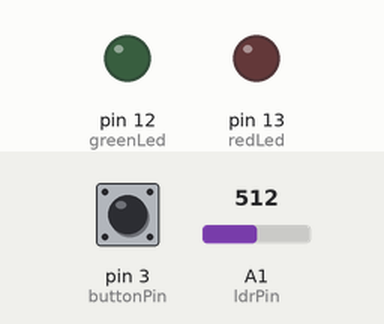
Recording of a sketch running on a simulated Arduino Uno, built with avr-gcc and run on an emulated ATmega328P. On the bench: output pins drawn as LEDs (lit = HIGH). The inputs (shaded band) are chosen by the test bench; at power-on: pin 3 (buttonPin) HIGH, A1 (ldrPin) = 512. What the sketch prints to the serial monitor is not drawn.

Above: at 1.2 s.
1.3 s: pin 3 (buttonPin) pulled LOW for 0.15 s
At 2.4 s:
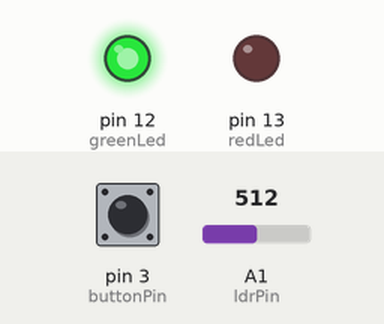
2.9 s: pin 3 (buttonPin) pulled LOW for 1 s
At 3.5 s:
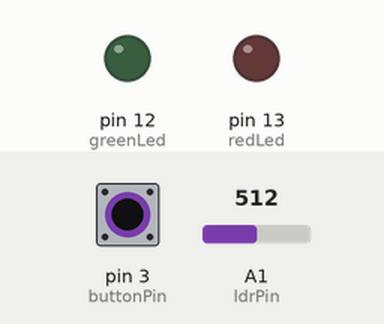
5.4 s: pin 3 (buttonPin) pulled LOW for 3.2 s
At 6.3 s:
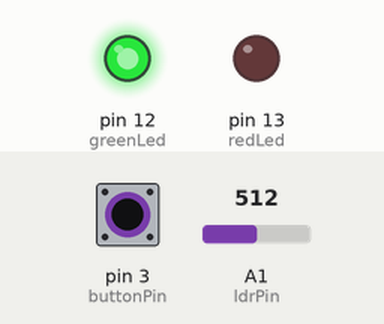
Timing chart, 0 to 8.4 s (numbered marks = the images above; inputs shaded):
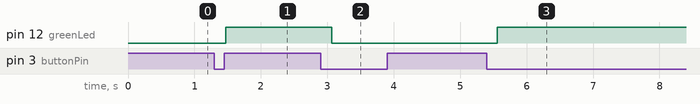

The sketch:

security-mode-ultrasonic.ino
```cpp
// 1. Pin Definitions
const int trigPin = 9;       // Ultrasonic Sensor Trig pin
const int echoPin = 10;      // Ultrasonic Sensor Echo pin
const int ldrPin = A1;       // LDR Light Sensor pin
const int buttonPin = 3;     // Arm/Disarm Button pin
const int buzzerPin = 8;     // Alarm Buzzer pin
const int redLed = 13;       // Alarm / Danger LED
const int greenLed = 12;     // System Armed LED

// 2. Thresholds
const int DISTANCE_THRESHOLD = 50; // Distance trigger in CM
const int DARK_THRESHOLD = 400;    // LDR Threshold for darkness

// 3. Variables
bool systemArmed = false;
int lastButtonState = HIGH;

void setup() {
  pinMode(trigPin, OUTPUT);
  pinMode(echoPin, INPUT);
  pinMode(buzzerPin, OUTPUT);
  pinMode(redLed, OUTPUT);
  pinMode(greenLed, OUTPUT);

  // Enable internal pull-up resistor for button
  pinMode(buttonPin, INPUT_PULLUP);

  Serial.begin(9600);
  Serial.println("--- Night Security System Started ---");
}

void loop() {
  // --- 1. Button Control (Arm / Disarm) ---
  int buttonState = digitalRead(buttonPin);

  // Detect button press (Falling Edge)
  if (buttonState == LOW && lastButtonState == HIGH) {
    systemArmed = !systemArmed; // Toggle System On/Off
    delay(150);                 // Debouncing delay

    if (systemArmed) {
      Serial.println("🟢 System ARMED");
      digitalWrite(greenLed, HIGH);
      digitalWrite(redLed, LOW);
      noTone(buzzerPin);
    } else {
      Serial.println("🔴 System DISARMED");
      digitalWrite(greenLed, LOW);
      digitalWrite(redLed, LOW);
      noTone(buzzerPin);
    }
  }
  lastButtonState = buttonState;

  // --- 2. Security Logic (Only Active when System is ARMED) ---
  if (systemArmed) {
    int lightLevel = analogRead(ldrPin); // Read light level

    // Check if it is Dark enough to activate sensors
    if (lightLevel < DARK_THRESHOLD) {

      // Calculate distance using Ultrasonic
      digitalWrite(trigPin, LOW);
      delayMicroseconds(2);
      digitalWrite(trigPin, HIGH);
      delayMicroseconds(10);
      digitalWrite(trigPin, LOW);

      long duration = pulseIn(echoPin, HIGH);
      int distance = duration * 0.034 / 2;

      // Intrusion Check (Valid distance range between 2cm and 50cm)
      if (distance >= 2 && distance <= DISTANCE_THRESHOLD) {
        Serial.println("🚨 INTRUDER DETECTED IN DARKNESS!");
        triggerSecurityAlarm();
      } else {
        // Safe condition in darkness
        digitalWrite(greenLed, HIGH);
        digitalWrite(redLed, LOW);
        noTone(buzzerPin);
      }

    } else {
      // Daylight condition: Keep armed, but standby
      digitalWrite(greenLed, HIGH);
      digitalWrite(redLed, LOW);
      noTone(buzzerPin);
    }
  }

  delay(30); // Fast responsiveness
}

// Optimized Alarm Subroutine (Short tone per loop for instant button response)
void triggerSecurityAlarm() {
  digitalWrite(greenLed, LOW);

  // Flash Red LED and play siren tone
  digitalWrite(redLed, HIGH);
  tone(buzzerPin, 2500, 80); // Tone plays for 80ms non-blocking
  delay(80);

  digitalWrite(redLed, LOW);
  tone(buzzerPin, 1500, 80); // Tone plays for 80ms non-blocking
  delay(80);
}
```

Measured:
- after the input at 1.3 s, pin 12 (greenLed): LOW → HIGH after 0.17 s
- after the input at 2.9 s, pin 12 (greenLed): HIGH → LOW after 0.17 s
- after the input at 5.4 s, pin 12 (greenLed): LOW → HIGH after 0.16 s
